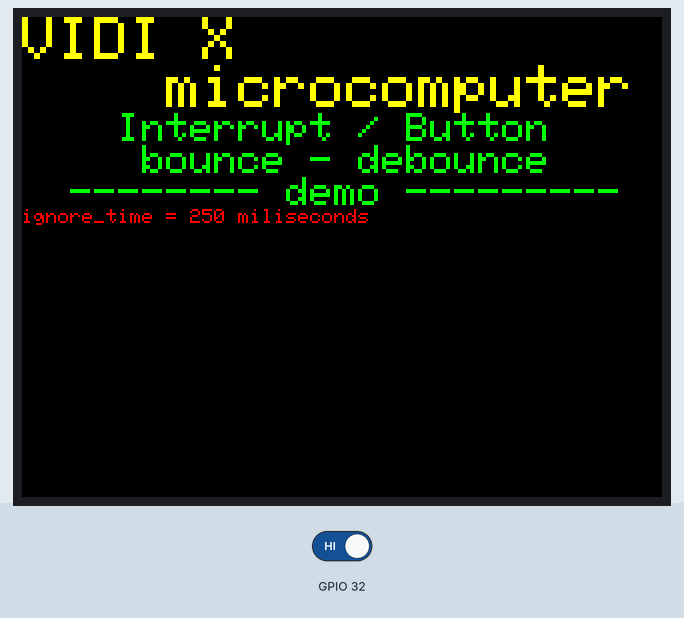
Bench run of a sketch on a simulated ESP32. Parts: 320×240 colour display. The test bench sets the inputs (shaded band); at power-on: GPIO 32 HIGH.

Above: at 1.4 s.
1.5 s: GPIO 32 driven LOW
Timing chart, 0 to 4.5 s (numbered marks = the images above; inputs shaded):
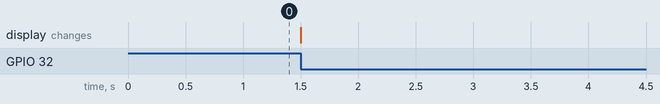

The sketch:

Vidi-X-Interrupts.ino
```cpp
#define LCD // false = serial output, true = LCD output
/*
#if defined(LCD)
  // LCD output
#else
  // serial output
#endif
*/
#if defined(LCD)
  #include "Adafruit_ILI9341.h"
  #include "Adafruit_GFX.h"
  #include <SPI.h>

  #define TFT_CS   5
  #define TFT_DC  21

  Adafruit_ILI9341 display = Adafruit_ILI9341(TFT_CS, TFT_DC);
#endif

struct Button {
  const uint8_t PIN;
  uint32_t numberKeyPresses;
  bool pressed;
};

Button button1 = {32, 0, false};

//variables to keep track of the timing of recent interrupts
unsigned long button_time = 0;
unsigned long last_button_time = 0;
unsigned long ignore_time = 250; //time in miliseconds to ignore new button state

//variables for the timer interrupt
volatile int interruptCounter;
int totalInterruptCounter;

hw_timer_t * timer = NULL;
portMUX_TYPE timerMux = portMUX_INITIALIZER_UNLOCKED;

void IRAM_ATTR isr() {
  button_time = millis();
  if (button_time - last_button_time > ignore_time)
  {
    button1.numberKeyPresses++;
    button1.pressed = true;
    last_button_time = button_time;
  }
}

void IRAM_ATTR onTimer() {
  portENTER_CRITICAL_ISR(&timerMux);
  interruptCounter++;
  portEXIT_CRITICAL_ISR(&timerMux);
}

void setup() {
  #if defined(LCD)
    display.begin();
    display.fillScreen(0);
    display.setRotation(3);
    display.setTextColor(ILI9341_YELLOW, ILI9341_BLACK);
    display.setTextSize(3);
    display.println("VIDI X");
    display.println("    microcomputer");
    display.setTextColor(ILI9341_GREEN, ILI9341_BLACK);
    display.setTextSize(2);
    display.println("    Interrupt / Button");
    display.println("     bounce - debounce");
    display.println("  -------- demo ---------");
    display.setTextColor(ILI9341_RED, ILI9341_BLACK);
    display.setTextSize(1);
    display.printf("ignore_time = %u miliseconds\n", ignore_time);
  #else
    Serial.begin(115200);
    Serial.printf("ignore_time = %u miliseconds\n", ignore_time);
  #endif

  pinMode(button1.PIN, INPUT);
  attachInterrupt(button1.PIN, isr, FALLING);

  timer = timerBegin(1, 80, true);
  timerAttachInterrupt(timer, &onTimer, true);
  timerAlarmWrite(timer, 60*1000000, true); // ( 60 * 1000000 ) * 80 == every one minute
  timerAlarmEnable(timer);
}

void loop() {
  if (button1.pressed) {

    #if defined(LCD)
      display.print("o");
    #else
      Serial.printf("Button has been pressed %u times\n", button1.numberKeyPresses);
    #endif

    button1.pressed = false;
  }

  if (interruptCounter > 0) {

    portENTER_CRITICAL(&timerMux);
    interruptCounter--;
    portEXIT_CRITICAL(&timerMux);

    totalInterruptCounter++;

    #if defined(LCD)
      display.print("t");
    #else
      Serial.print("An interrupt as occurred. Total number: ");
      Serial.println(totalInterruptCounter);
    #endif

  }
}
```
